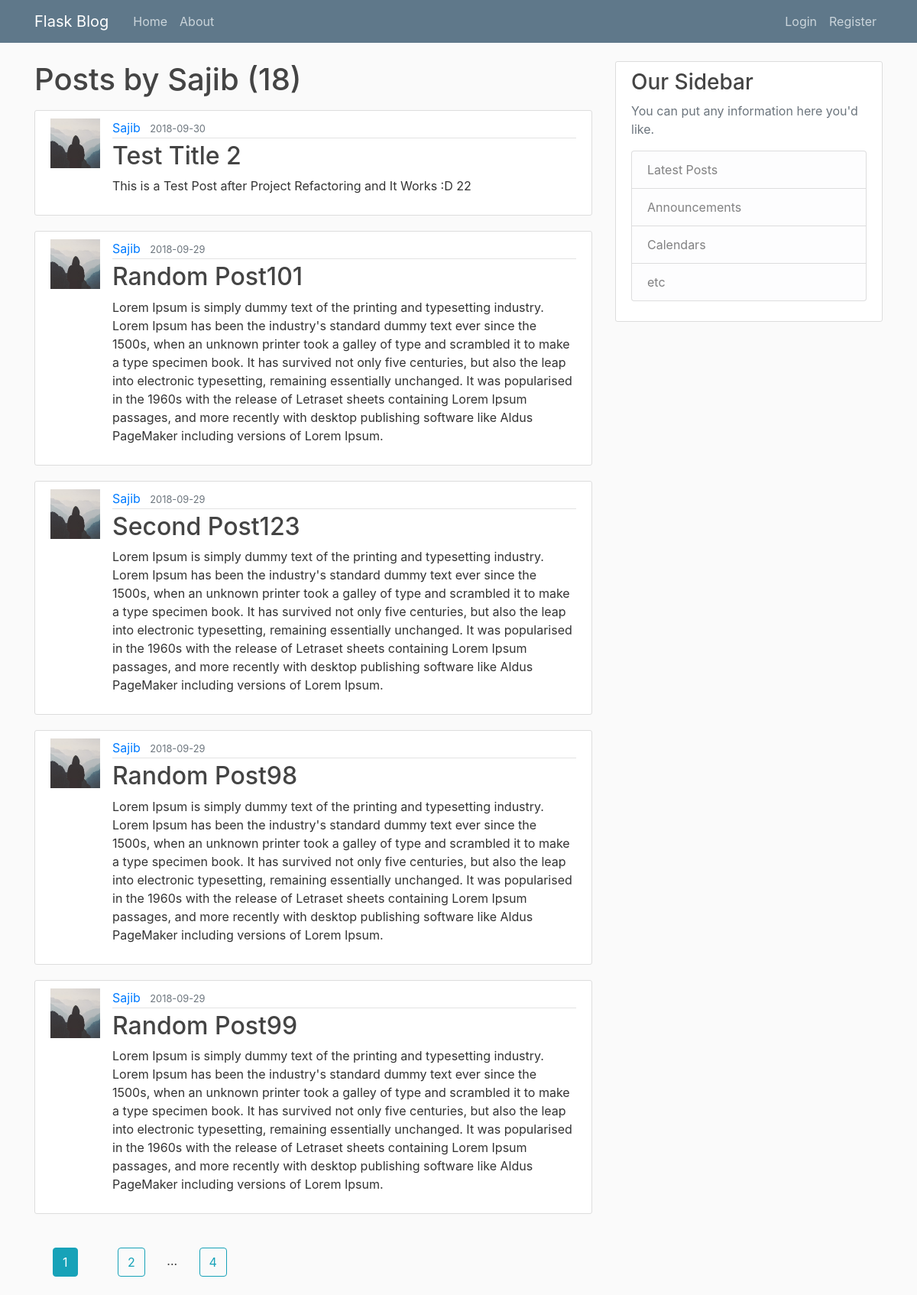
Screenshot of /user/Sajib with the database file from the repository.
### Demoapp/models.py (models this page shows, shortened)
class User(db.Model,UserMixin):
    id = db.Column(db.Integer,primary_key=True)
    username = db.Column(db.String(20),unique=True,nullable=False)
    email = db.Column(db.String(120),unique=True,nullable=False)
    image_file = db.Column(db.String(20),nullable=False,default='default.jpg')
    password = db.Column(db.String(60),nullable=False)
    post = db.relationship('Post',backref='author',lazy=True)

class Post(db.Model):
    id = db.Column(db.Integer,primary_key=True)
    title = db.Column(db.String(100),nullable=False)
    date_posted = db.Column(db.DateTime,nullable=False,default=datetime.utcnow)
    content = db.Column(db.Text,nullable=False)
    user_id = db.Column(db.Integer,db.ForeignKey('user.id'),nullable=False)

### Demoapp/users/routes.py (the view)
@users.route('/user/<string:username>')
def user_posts(username):
    page = request.args.get('page',1,type=int)
    user = User.query.filter_by(username=username).first_or_404()
    posts = Post.query.filter_by(author=user)\
        .order_by(Post.date_posted.desc())\
        .paginate(page=page,per_page=5)
    return render_template('user_posts.html',posts=posts,user=user)

### Demoapp/templates/user_posts.html
{% extends "base.html" %}
{% block content %}
  <h1 class="mb-3">Posts by {{user.username}} ({{posts.total}})</h1>
  {% if posts %}
    {% for post in posts.items %}
      <article class="media content-section">
        <img class="img-rounded article-img" src="{{ url_for('static',filename="profile_pics/" + post.author.image_file) }}" />
        <div class="media-body">
            <div class="article-metadata">
              <a class="mr-2" href="{{url_for('users.user_posts',username=post.author.username)}}">{{ post.author.username }}</a>
              <small class="text-muted">{{ post.date_posted.strftime('%Y-%m-%d') }}</small>
            </div>
            <h2><a class="article-title" href="{{url_for('posts.detail_post',post_id=post.id)}}">{{ post.title }}</a></h2>
            <p class="article-content">{{ post.content }}</p>
        </div>
      </article>
    {% endfor %}
    {% for page_num in posts.iter_pages(left_edge=1,right_edge=1,left_current=1,right_current=2) %}
      {% if page_num %}
        {% if posts.page==page_num %}
          <a class="btn btn-info m-4" href="{{url_for('users.user_posts',username=user.username,page=page_num)}}">{{page_num}}</a>
        {% else %}
          <a class="btn btn-outline-info m-4" href="{{url_for('users.user_posts',username=user.username,page=page_num)}}">{{page_num}}</a>
        {% endif %}
      {% else %}
        ...
      {% endif %}
    {% endfor %}
  {% endif %}
{% endblock %}

### Demoapp/static/main.css (style rules this page uses)
body { background: #fafafa; color: #333333; margin-top: 5rem; }
h1, h2, h3, h4, h5, h6 { color: #444444; }
.content-section { background: #ffffff; padding: 10px 20px; border: 1px solid #dddddd; border-radius: 3px; margin-bottom: 20px; }
.article-title { color: #444444; }
.article-content { white-space: pre-line; }
.article-img { height: 65px; width: 65px; margin-right: 16px; }
.article-metadata { padding-bottom: 1px; margin-bottom: 4px; border-bottom: 1px solid #e3e3e3 }

### rows the page displays
User: username "Sajib"
Post: image_file (placeholder picture), author.username "Sajib", date_posted "2018-09-30", title "Test Title 2", content "This is a Test Post after Project Refactoring and It Works :D 22"
Post: image_file (placeholder picture), author.username "Sajib", date_posted "2018-09-29", title "Random Post101", content "Lorem Ipsum is simply dummy text of the printing and typesetting industry. Lorem Ipsum has been the industry's standard dummy text ever since the 1500s, when an unknown printer took a galley of type and scrambled it to make a type specimen book. It has survived not only five centuries, but also the leap into electronic typesetting, remaining essentially unchanged. It was popularised in the 1960s with the release of Letraset sheets containing Lorem Ipsum passages, and more recently with desktop publishing software like Aldus PageMaker including versions of Lorem Ipsum."
Post: image_file (placeholder picture), author.username "Sajib", date_posted "2018-09-29", title "Second Post123", content "Lorem Ipsum is simply dummy text of the printing and typesetting industry. Lorem Ipsum has been the industry's standard dummy text ever since the 1500s, when an unknown printer took a galley of type and scrambled it to make a type specimen book. It has survived not only five centuries, but also the leap into electronic typesetting, remaining essentially unchanged. It was popularised in the 1960s with the release of Letraset sheets containing Lorem Ipsum passages, and more recently with desktop publishing software like Aldus PageMaker including versions of Lorem Ipsum."
Post: image_file (placeholder picture), author.username "Sajib", date_posted "2018-09-29", title "Random Post98", content "Lorem Ipsum is simply dummy text of the printing and typesetting industry. Lorem Ipsum has been the industry's standard dummy text ever since the 1500s, when an unknown printer took a galley of type and scrambled it to make a type specimen book. It has survived not only five centuries, but also the leap into electronic typesetting, remaining essentially unchanged. It was popularised in the 1960s with the release of Letraset sheets containing Lorem Ipsum passages, and more recently with desktop publishing software like Aldus PageMaker including versions of Lorem Ipsum."
Post: image_file (placeholder picture), author.username "Sajib", date_posted "2018-09-29", title "Random Post99", content "Lorem Ipsum is simply dummy text of the printing and typesetting industry. Lorem Ipsum has been the industry's standard dummy text ever since the 1500s, when an unknown printer took a galley of type and scrambled it to make a type specimen book. It has survived not only five centuries, but also the leap into electronic typesetting, remaining essentially unchanged. It was popularised in the 1960s with the release of Letraset sheets containing Lorem Ipsum passages, and more recently with desktop publishing software like Aldus PageMaker including versions of Lorem Ipsum."

### other values shown
{{ posts.total }} "18"
{{ page_num }} "1"
{{ page_num }} "2" "4"
